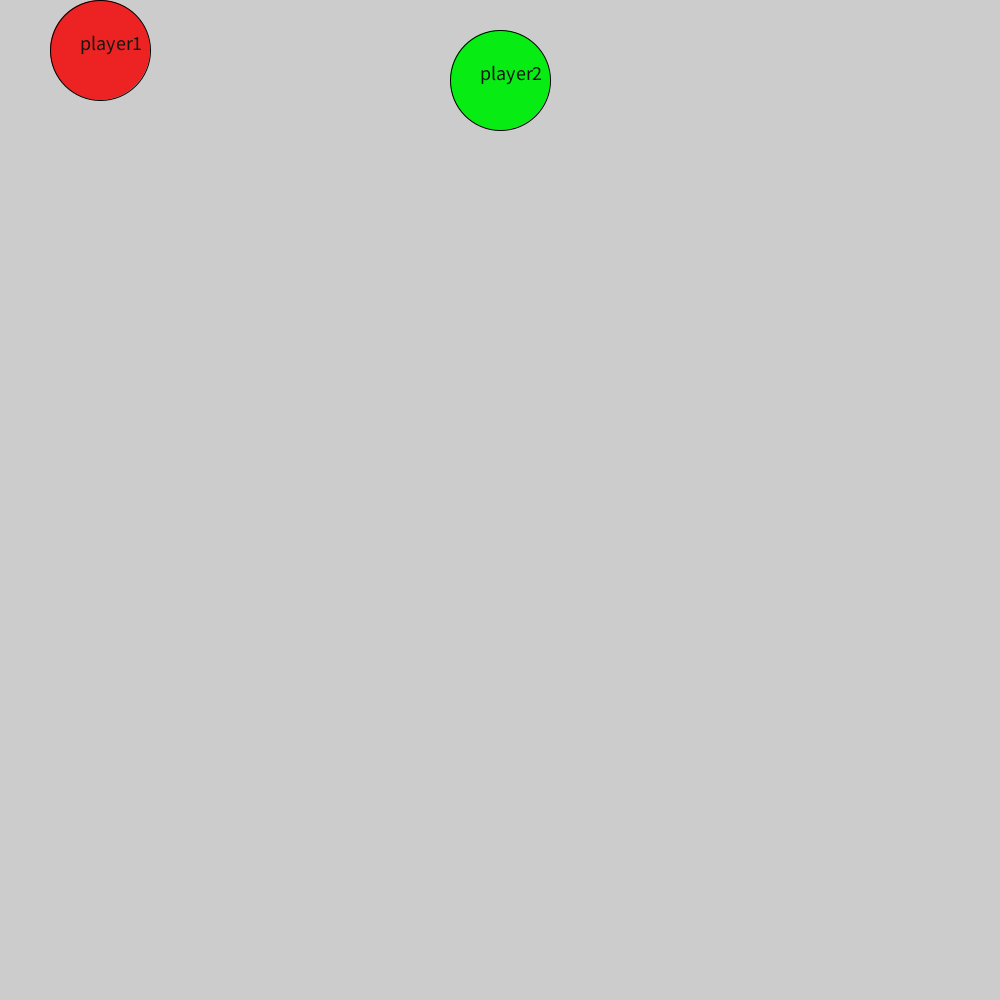
Frame 1 (no input)
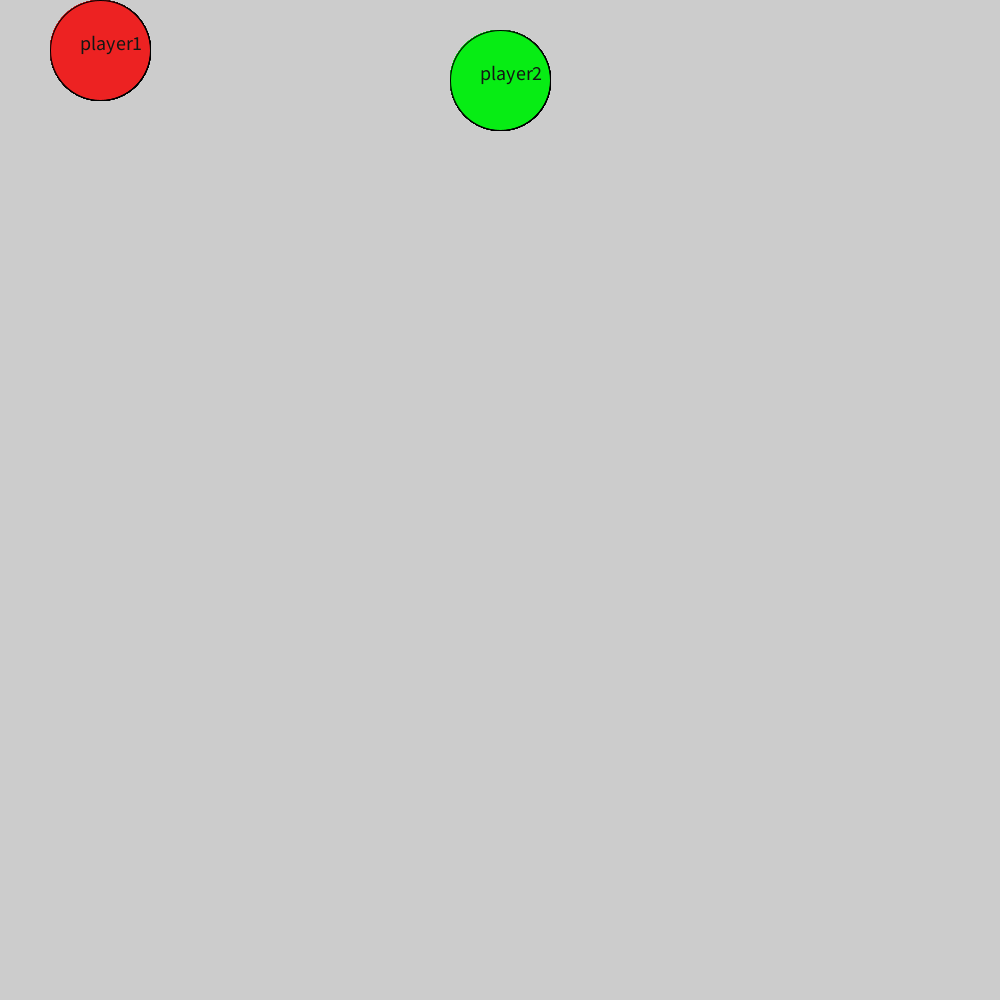
Frame 60 (the mouse pressed at the canvas centre just before this capture)
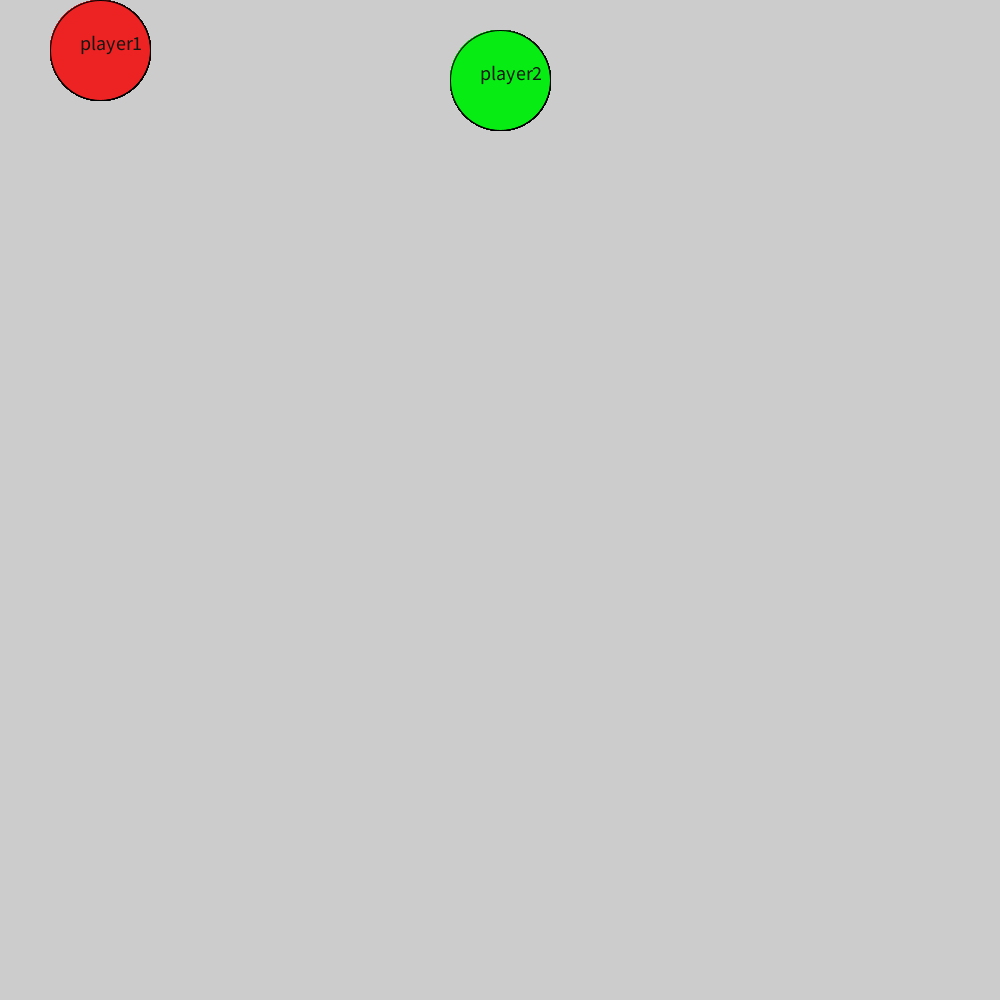
Frame 120 (the mouse held since frame 60 and released just before this capture)

The Processing sketch that drew these frames (run headless with seeded random() and noise(); from frame 60 on, the mouse is pressed at the canvas centre):

// Processing sketch: project_5_
// ── project_5_.pde
color red = #ED2222;
color green = #07ED14;
color black = #121713;
void setup(){
  size(1000,1000);
}
void draw(){
  fill(red);
  circle(100,50,100);

fill(green);
circle(500,80,100);
fill(black);
 textSize(20);
  text("player1",80,50);
text("player2",480,80);
}
